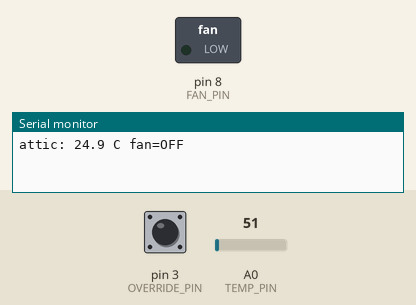
Simulated run of this sketch. Board: Arduino Uno, built with avr-gcc and run on an emulated ATmega328P. Parts: switched loads named in the sketch (green lamp = pin HIGH), the last lines printed to the serial monitor. The inputs (shaded band) are chosen by the test bench; at power-on: A0 (TEMP_PIN) = 51, pin 3 (OVERRIDE_PIN) HIGH.

Above: at 1.2 s.
1.3 s: A0 (TEMP_PIN) set to 80
2.8 s: A0 (TEMP_PIN) set to 89
At 4.0 s:
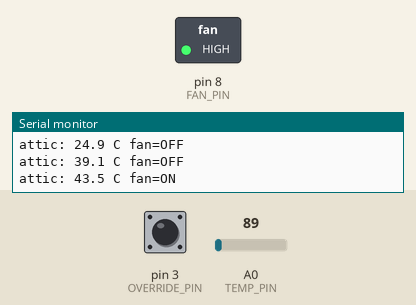
4.3 s: A0 (TEMP_PIN) set to 71
At 5.4 s:
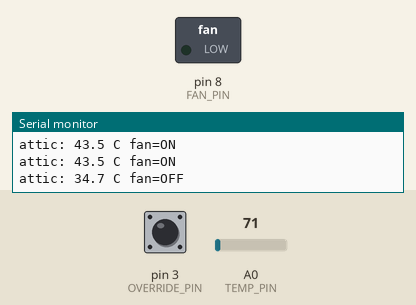
5.8 s: A0 (TEMP_PIN) set to 86
At 6.5 s:
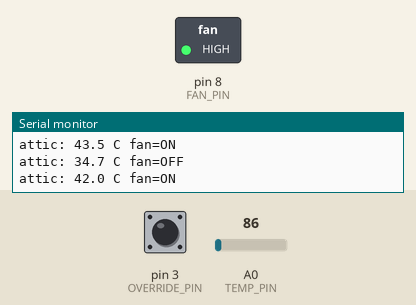
Timing chart, 0 to 8.3 s (numbered marks = the images above; inputs shaded):
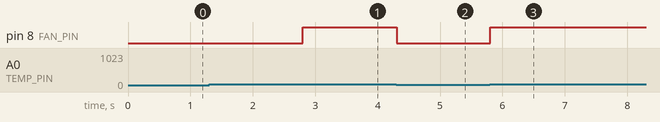

The sketch:

sketch.ino
```cpp
// Attic ridge-vent controller for an Uno.
// LM35 on A0, relay driver on D8, momentary override on D3 (pull-up).

const int TEMP_PIN = A0;
const int FAN_PIN = 8;
const int OVERRIDE_PIN = 3;

const float FAN_ON_C = 42.0f;
const float MV_PER_C = 10.0f;
const unsigned long SAMPLE_MS = 50;
const unsigned long STATUS_MS = 1000;

bool fanRunning = false;
unsigned long lastSampleMs = 0;
unsigned long lastStatusMs = 0;
float lastTempC = 0.0f;

float readAtticTempC()
{
    int raw = analogRead(TEMP_PIN);
    float millivolts = raw * (5000.0f / 1023.0f);
    return millivolts / MV_PER_C;
}

void applyFan(bool wantOn)
{
    fanRunning = wantOn;
    digitalWrite(FAN_PIN, wantOn ? HIGH : LOW);
}

void publishStatus()
{
    Serial.print("attic: ");
    Serial.print(lastTempC, 1);
    Serial.print(" C fan=");
    Serial.println(fanRunning ? "ON" : "OFF");
}

void setup()
{
    pinMode(FAN_PIN, OUTPUT);
    pinMode(OVERRIDE_PIN, INPUT_PULLUP);
    digitalWrite(FAN_PIN, LOW);
    Serial.begin(9600);
    lastSampleMs = millis();
    lastStatusMs = millis();
}

void loop()
{
    unsigned long now = millis();

    if (now - lastSampleMs >= SAMPLE_MS)
    {
        lastSampleMs = now;
        lastTempC = readAtticTempC();

        bool overrideHeld = (digitalRead(OVERRIDE_PIN) == LOW);
        if (overrideHeld)
        {
            applyFan(true);
        }
        else
        {
            // Single trip point for the ridge vent.
            if (lastTempC >= FAN_ON_C)
            {
                applyFan(true);
            }
            else
            {
                applyFan(false);
            }
        }
    }

    if (now - lastStatusMs >= STATUS_MS)
    {
        lastStatusMs = now;
        publishStatus();
    }
}
```

Measured:
- the behaviour switches between 85 and 86 on A0 (TEMP_PIN) (found by bisection; images 0 and 1)
- after the input at 2.8 s, pin 8 (FAN_PIN): LOW → HIGH at once
- after the input at 4.3 s, pin 8 (FAN_PIN): HIGH → LOW at once
- after the input at 5.8 s, pin 8 (FAN_PIN): LOW → HIGH at once
